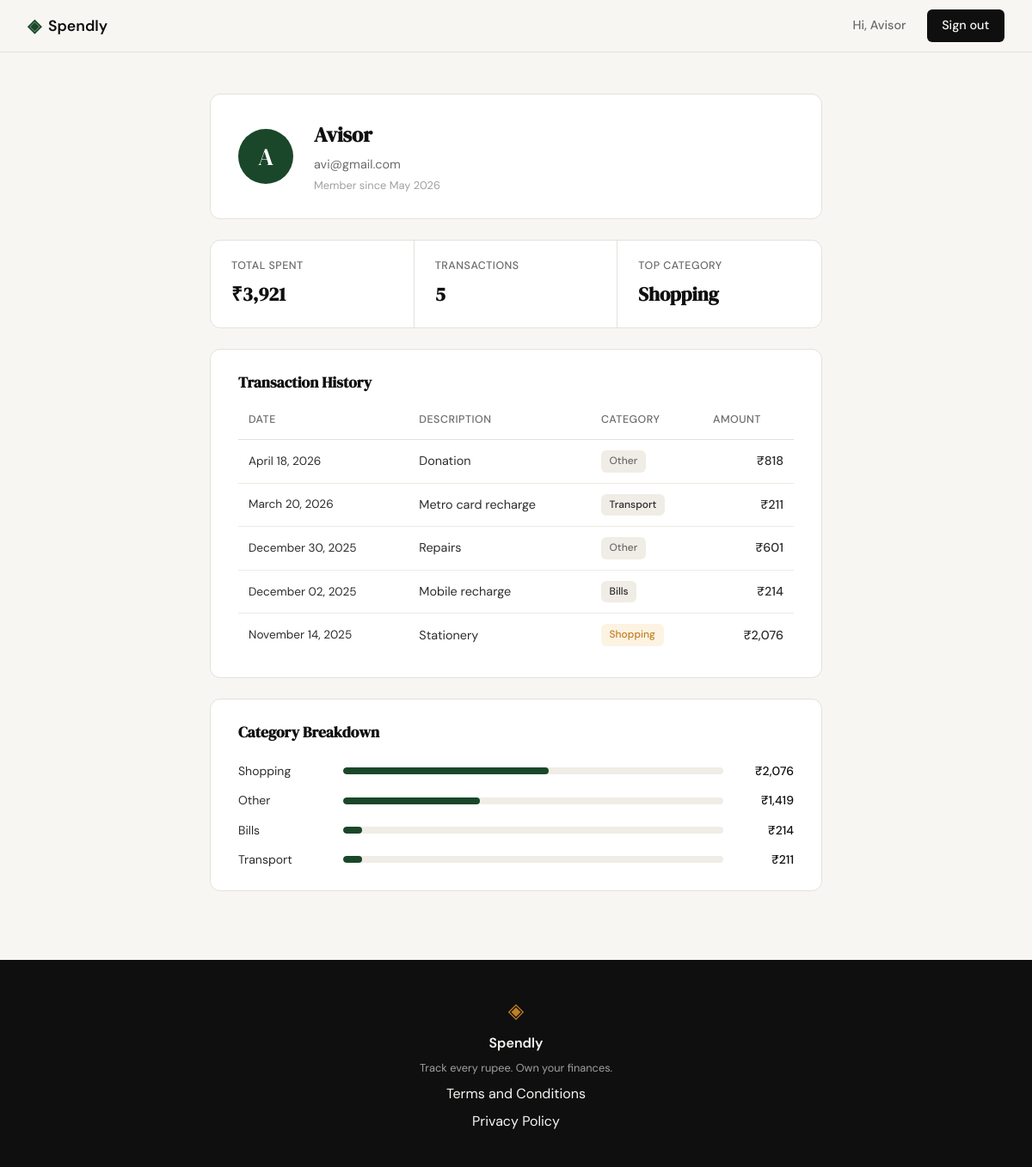
/profile (signed in), run on the app's committed database.
### tables this page shows
CREATE TABLE users (
            id            INTEGER PRIMARY KEY AUTOINCREMENT,
            name          TEXT    NOT NULL,
            email         TEXT    UNIQUE NOT NULL,
            password_hash TEXT    NOT NULL,
            created_at    TEXT    DEFAULT (datetime('now'))
        );

CREATE TABLE expenses (
            id          INTEGER PRIMARY KEY AUTOINCREMENT,
            user_id     INTEGER NOT NULL REFERENCES users(id),
            amount      REAL    NOT NULL,
            category    TEXT    NOT NULL,
            date        TEXT    NOT NULL,
            description TEXT,
            created_at  TEXT    DEFAULT (datetime('now'))
        );

### app.py (the view)
@app.route("/profile")
def profile():
    if not session.get("user_id"):
        return redirect(url_for("login"))
    user_id = session["user_id"]
    user = get_user_by_id(user_id)
    if user is None:
        session.clear()
        return redirect(url_for("login"))
    initials = user["name"][0].upper()
    stats = get_summary_stats(user_id)
    expenses = get_recent_transactions(user_id)
    categories = get_category_breakdown(user_id)
    return render_template("profile.html",
                           user=user, initials=initials,
                           stats=stats, expenses=expenses,
                           categories=categories)

### database/db.py (called while the page is built)
def get_db():
    conn = sqlite3.connect(DB_PATH)
    conn.row_factory = sqlite3.Row
    conn.execute("PRAGMA foreign_keys = ON")
    return conn

### database/queries.py (called while the page is built)
def get_user_by_id(user_id):
    db = get_db()
    try:
        row = db.execute(
            "SELECT name, email, created_at FROM users WHERE id = ?",
            (user_id,)
        ).fetchone()
        if row is None:
            return None
        member_since = datetime.strptime(row["created_at"][:10], "%Y-%m-%d").strftime("%B %Y")
        return {"name": row["name"], "email": row["email"], "member_since": member_since}
    finally:
        db.close()

def get_summary_stats(user_id):
    db = get_db()
    try:
        row = db.execute(
            "SELECT SUM(amount), COUNT(*) FROM expenses WHERE user_id = ?",
            (user_id,)
        ).fetchone()
        total, count = row[0], row[1]
        if total is None or count == 0:
            return {"total_spent": "₹0", "transaction_count": 0, "top_category": "—"}
        top_row = db.execute(
            "SELECT category FROM expenses WHERE user_id = ? "
            "GROUP BY category ORDER BY SUM(amount) DESC LIMIT 1",
            (user_id,)
        ).fetchone()
        top_category = top_row[0] if top_row else "—"
        return {
            "total_spent": f"₹{int(total):,}",
            "transaction_count": int(count),
            "top_category": top_category,
        }
    finally:
        db.close()

def get_recent_transactions(user_id, limit=10):
    db = get_db()
    try:
        rows = db.execute(
            "SELECT amount, category, date, description FROM expenses WHERE user_id = ? ORDER BY date DESC LIMIT ?",
            (user_id, limit),
        ).fetchall()
        transactions = []
        for row in rows:
            transactions.append({
                "date": datetime.strptime(row["date"], "%Y-%m-%d").strftime("%B %d, %Y"),
                "description": row["description"],
                "category": row["category"],
                "amount": f"₹{int(row['amount']):,}",
            })
        return transactions
    finally:
        db.close()

### templates/profile.html (shortened to what this page needs)
{% extends "base.html" %}
{% block head %}
<link rel="stylesheet" href="{{ url_for('static', filename='css/profile.css') }}">
{% endblock %}
{% block content %}
<div class="profile-container">
  <div class="profile-card">
    <div class="profile-avatar">{{ initials }}</div>
    <div class="profile-info">
      <h1 class="profile-name">{{ user.name }}</h1>
      <p class="profile-email">{{ user.email }}</p>
      <p class="profile-since">Member since {{ user.member_since }}</p>
    </div>
  </div>
  <div class="profile-stats">
    <div class="stat-cell">
      <span class="stat-label">Total Spent</span>
      <span class="stat-value">{{ stats.total_spent }}</span>
    </div>
    <div class="stat-cell">
      <span class="stat-label">Transactions</span>
      <span class="stat-value">{{ stats.transaction_count }}</span>
    </div>
    <div class="stat-cell">
      <span class="stat-label">Top Category</span>
      <span class="stat-value">{{ stats.top_category }}</span>
    </div>
  </div>
  <div class="profile-section">
    <h2 class="section-title">Transaction History</h2>
    <div class="table-wrapper">
      <table class="expense-table">
        <thead>
          <tr>
            <th>Date</th>
            <th>Description</th>
            <th>Category</th>
            <th class="col-amount">Amount</th>
          </tr>
        </thead>
        <tbody>
          {% for expense in expenses %}
          <tr>
            <td class="col-date">{{ expense.date }}</td>
            <td>{{ expense.description }}</td>
            <td><span class="badge badge-{{ expense.category | lower }}">{{ expense.category }}</span></td>
            <td class="col-amount">{{ expense.amount }}</td>
          </tr>
          {% endfor %}
        </tbody>
      </table>
    </div>
  </div>
  <div class="profile-section">
    <h2 class="section-title">Category Breakdown</h2>
    <div class="cat-list">
      {% for c in categories %}
      <div class="cat-row">
        <span class="cat-name">{{ c.name }}</span>
        <div class="cat-bar">
          <div class="cat-fill" style="width: {{ c.pct }}%"></div>
        </div>
        <span class="cat-amount">{{ c.amount }}</span>
      </div>
      {% endfor %}
    </div>
  </div>
</div>
{% endblock %}

### templates/base.html (shortened to what this page needs)
<!DOCTYPE html>
<html lang="en">
<head>
    <link rel="stylesheet" href="{{ url_for('static', filename='css/style.css') }}">
    {% block head %}{% endblock %}
</head>
<body>
    <nav class="navbar">
        <div class="nav-inner">
            <a href="{{ url_for('landing') }}" class="nav-brand">
                <span class="brand-icon">◈</span>
                <span class="brand-name">Spendly</span>
            </a>
            <div class="nav-links">
                {% if session.get("user_id") %}
                    <span class="nav-user">Hi, {{ session["user_name"] }}</span>
                    <a href="{{ url_for('logout') }}" class="nav-cta">Sign out</a>
                {% else %}
                    <a href="{{ url_for('login') }}">Sign in</a>
                    <a href="{{ url_for('register') }}" class="nav-cta">Get started</a>
                {% endif %}
            </div>
        </div>
    </nav>
    <main class="main-content">
        {% block content %}{% endblock %}
    </main>
    <footer class="footer">
        <div class="footer-inner">
            <span class="brand-icon">◈</span>
            <span class="footer-name">Spendly</span>
            <p class="footer-copy">Track every rupee. Own your finances.</p>
            <a href="/terms">Terms and Conditions</a>
            <a href="/privacy">Privacy Policy</a>
        </div>
    </footer>
</body>
</html>

### static/css/style.css (style rules this page uses)
:root { --ink: #0f0f0f; --ink-soft: #2d2d2d; --ink-muted: #6b6b6b; --ink-faint: #a0a0a0; --paper: #f7f6f3; --paper-warm: #f0ede6; --paper-card: #ffffff; --accent: #1a472a; --accent-light: #e8f0eb; --accent-2: #c17f24; --accent-2-light: #fdf3e3; --danger: #c0392b; --danger-light: #fdecea; --border: #e4e1da; --border-soft: #eeebe4; --font-display: 'DM Serif Display', Georgia, serif; --font-body: 'DM Sans', system-ui, sans-serif; --max-width: 1200px; --auth-width: 440px; --radius-sm: 6px; --radius-md: 12px; --radius-lg: 20px; }
*, *::before, *::after { box-sizing: border-box; margin: 0; padding: 0; }
html { font-size: 16px; scroll-behavior: smooth; }
body { background: var(--paper); color: var(--ink); font-family: var(--font-body); font-size: 1rem; line-height: 1.6; -webkit-font-smoothing: antialiased; }
a { color: inherit; text-decoration: none; }
.navbar { position: sticky; top: 0; z-index: 100; background: var(--paper); border-bottom: 1px solid var(--border); padding: 0 2rem; }
.nav-inner { max-width: var(--max-width); margin: 0 auto; height: 60px; display: flex; align-items: center; justify-content: space-between; }
.nav-brand { display: flex; align-items: center; gap: 0.5rem; font-family: var(--font-body); font-weight: 600; font-size: 1.1rem; color: var(--ink); }
.brand-icon { color: var(--accent); font-size: 1.3rem; }
.brand-name { color: var(--ink); }
.nav-links { display: flex; align-items: center; gap: 1.5rem; font-size: 0.9rem; font-weight: 500; }
.nav-links a { color: var(--ink-muted); transition: color 0.2s; }
.nav-user { font-size: 0.9rem; font-weight: 500; color: var(--ink-muted); }
.nav-cta { background: var(--ink) !important; color: var(--paper) !important; padding: 0.45rem 1.1rem; border-radius: var(--radius-sm); transition: background 0.2s !important; }
.main-content { min-height: calc(100vh - 60px - 100px); }
.footer { background: var(--ink); color: var(--paper); padding: 2.5rem 2rem; text-align: center; }
.footer-inner { display: flex; flex-direction: column; align-items: center; gap: 0.4rem; }
.footer .brand-icon { color: var(--accent-2); font-size: 1.5rem; }
.footer-name { font-weight: 600; font-size: 1rem; }
.footer-copy { font-size: 0.8rem; color: var(--ink-faint); }

### data on the page
users: user_name "Avisor", name "Avisor", email "avi@gmail.com"
expenses: top_category "Shopping", date "November 14, 2025", description "Stationery", category "Shopping", amount "₹2,076"
expenses: date "April 18, 2026", description "Donation", category "Other", amount "₹818"
expenses: date "March 20, 2026", description "Metro card recharge", category "Transport", amount "₹211"
expenses: date "December 30, 2025", description "Repairs", category "Other", amount "₹601"
expenses: date "December 02, 2025", description "Mobile recharge", category "Bills", amount "₹214"

### other printed values
{{ initials }} "A"
{{ user.member_since }} "May 2026"
{{ stats.total_spent }} "₹3,921"
{{ stats.transaction_count }} "5"
{{ c.name }} "Shopping" "Other" "Bills" "Transport"
{{ c.amount }} "₹2,076" "₹1,419" "₹214" "₹211"
